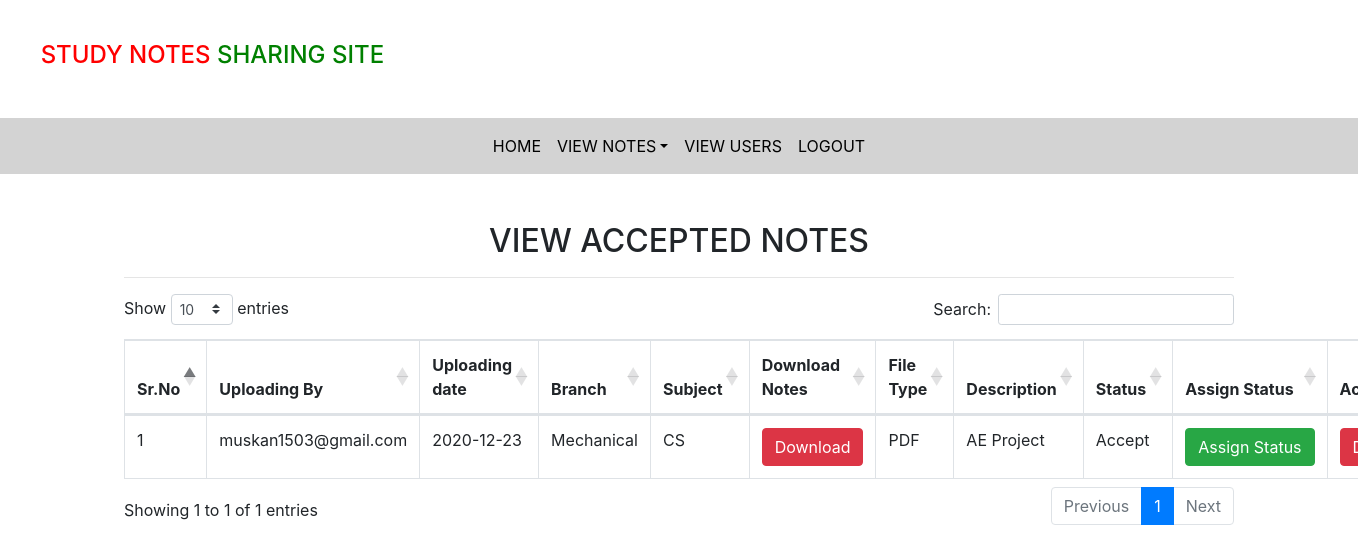
Screenshot of /accepted_notes (signed in) with the database file from the repository.
### notes/models.py (models this page shows, shortened)
class Notes(models.Model):
    user=models.ForeignKey(User,on_delete=models.CASCADE)
    uploadingdate=models.CharField(max_length=30)
    branch=models.CharField(max_length=30)
    subject=models.CharField(max_length=30)
    notesfile=models.FileField(null=True)
    filetype=models.CharField(max_length=30)
    description=models.CharField(max_length=200,null=True)
    status=models.CharField(max_length=15)

### notes/views.py (the view)
# urls.py: path('accepted_notes',accepted_notes,name='accepted_notes'),
def accepted_notes(request):
    if not request.user.is_authenticated:
        return redirect('login_admin')
    notes=Notes.objects.filter(status="Accept")
    d={'notes':notes}
    return render(request,'accepted_notes.html',d)

### notes/templates/accepted_notes.html (shortened to what this page needs)
{% extends 'admin_nav.html'%}
{% load static %}
{% block body %}
<link rel="stylesheet" href="https://cdnjs.cloudflare.com/ajax/libs/twitter-bootstrap/4.5.2/css/bootstrap.css">
<link rel="stylesheet" href="https://cdn.datatables.net/1.10.22/css/dataTables.bootstrap4.min.css">
<div class="container mt-5 ">
    <h2 class="text-center">VIEW ACCEPTED NOTES</h2>
    <hr>
    <table id="example" class="table table-bordered">
        <thead>
            <tr>
            <th>Sr.No</th>
            <th>Uploading By</th>
            <th>Uploading date</th>
            <th>Branch</th>
            <th>Subject</th>
            <th>Download Notes</th>
            <th>File Type</th>
            <th>Description</th>
            <th>Status</th>
            <th>Assign Status</th>
            <th>Action</th>
            </tr>
            </thead>
            <tbody>
            {% for i in notes %}
            <tr>
                <td>{{forloop.counter}}</td>
                <td>{{i.user.username}}</td>
                <td>{{i.uploadingdate}}</td>
                <td>{{i.branch}}</td>
                <td>{{i.subject}}</td>
                <td><a class=" btn btn-danger"href="{{i.notesfile.url}}" download>Download</a></td>
                <td>{{i.filetype}}</td>
                <td>{{i.description}}</td>
                <td>{{i.status}}</td>
                <td><a href="{% url 'assign_status' i.id %}"
                    class="btn btn-success">Assign&nbsp;Status</a></td>
                <td><a href="{% url 'delete_notes' i.id %}" class="btn btn-danger"
                    onclick="return confirm('Do you surely want to delete it?')">Delete</a></td>
            </tr>
            {% endfor%}
        </tbody>
    </table>
</div>
{% endblock %}

### rows the page displays
Notes: user.username "muskan1503@gmail.com", uploadingdate "2020-12-23", branch "Mechanical", subject "CS", filetype "PDF", description "AE Project", status "Accept"
